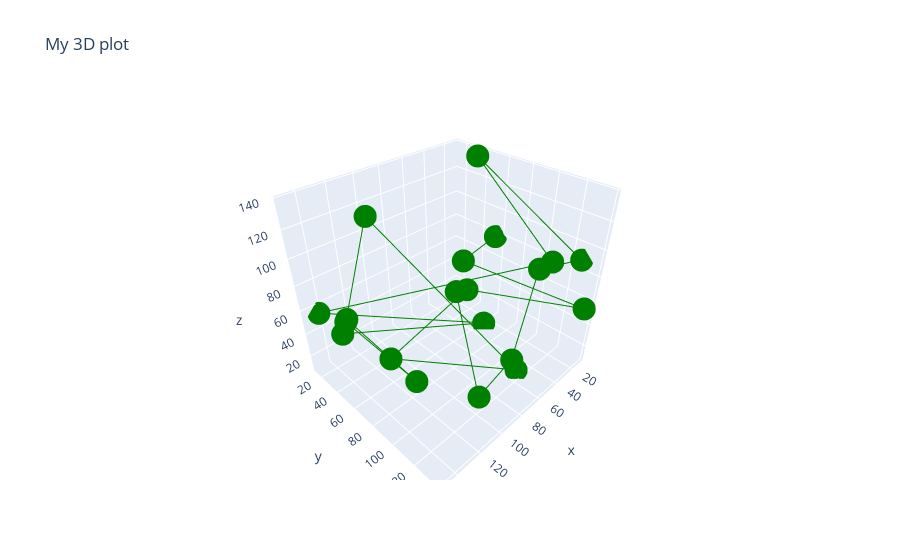

Notebook cell for this chart:
### Code cell
new_fig = go.Figure(
    data = go.Scatter3d(
    x=zx,
    y=ab,
    z=pq,
    # mode = "markers"
    marker = dict(color = "green")
    )
)


new_fig.update_layout (title = "My 3D plot",
                      xaxis_title = "X Axis",
                      yaxis_title = "Y Axis",
                      # zaxis_title = "Z Axis",
                      )

### Figure 1 — Plotly figure (JSON) as saved in the notebook; plotly's stock layout.template omitted (floating-point values rounded to 4 significant figures)
{"data": [{"marker": {"color": "green"}, "type": "scatter3d", "x": [12, 65, 14, 16, 120, 54, 108, 149, 119, 128, 141, 30, 143, 35, 15, 11, 76, 49, 109, 91], "y": [56, 73, 138, 32, 59, 116, 30, 61, 84, 21, 38, 64, 14, 121, 38, 128, 138, 108, 129, 92], "z": [79, 88, 56, 20, 28, 11, 120, 80, 24, 43, 50, 10, 55, 95, 137, 89, 116, 12, 37, 86]}], "layout": {"autosize": true, "scene": {"aspectmode": "auto", "aspectratio": {"x": 1.065, "y": 0.9573, "z": 0.9805}}, "title": {"text": "My 3D plot"}, "xaxis": {"title": {"text": "X Axis"}}, "yaxis": {"title": {"text": "Y Axis"}}}}
